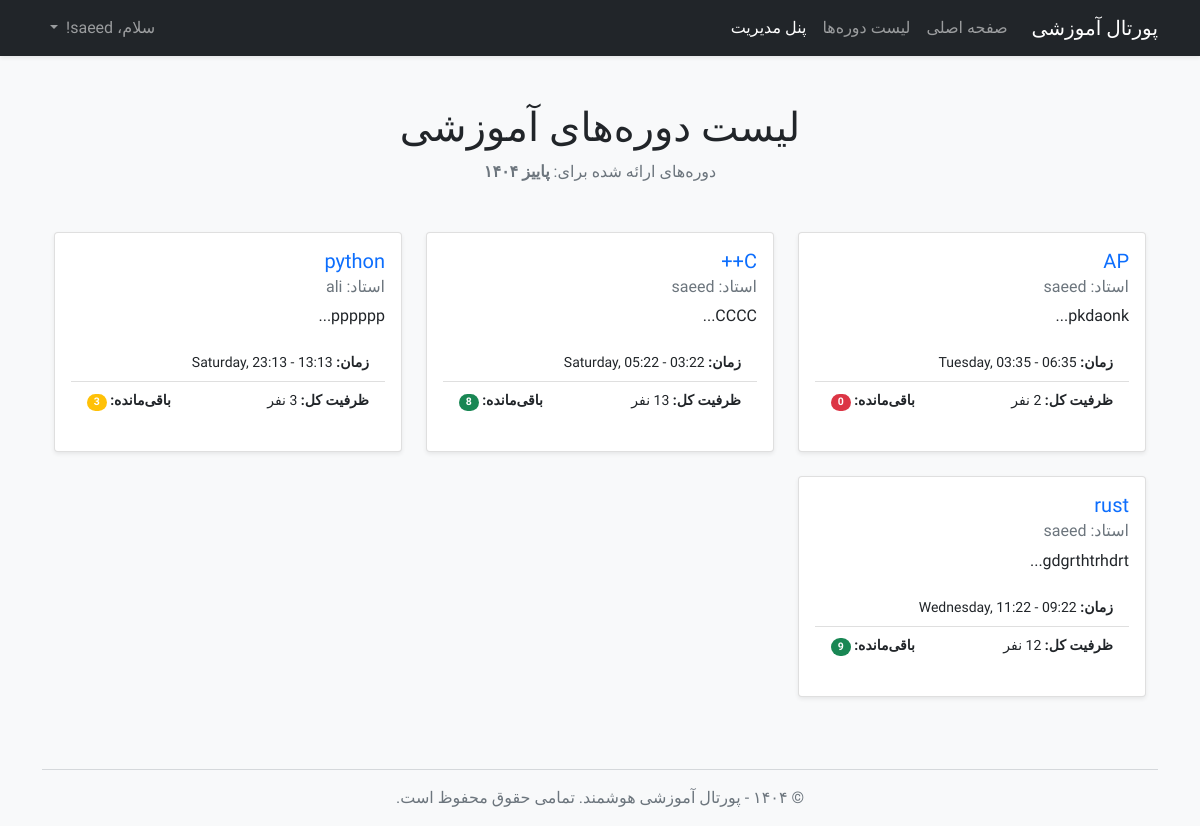
The app's page /courses (signed in) with its own data.
### app/models.py (models this page shows, shortened)
class User(UserMixin, db.Model):
    id = db.Column(db.Integer, primary_key=True)
    username = db.Column(db.String(64), index=True, unique=True, nullable=False)
    email = db.Column(db.String(120), index=True, unique=True, nullable=False)
    password_hash = db.Column(db.String(128))
    role = db.Column(db.String(20), nullable=False, default='student')
    enrollments = db.relationship('Enrollment', backref='student', lazy='dynamic', foreign_keys='Enrollment.user_id')
    taught_courses = db.relationship('Course', backref='instructor', lazy='dynamic',
                                     foreign_keys='Course.instructor_id')

class Term(db.Model):
    id = db.Column(db.Integer, primary_key=True)
    name = db.Column(db.String(140), nullable=False, unique=True)
    is_active = db.Column(db.Boolean, default=False, nullable=False)
    courses = db.relationship('Course', backref='term', lazy='dynamic')

class Course(db.Model):
    id = db.Column(db.Integer, primary_key=True)
    title = db.Column(db.String(140), nullable=False)
    description = db.Column(db.Text)
    credits = db.Column(db.Integer, nullable=False, default=3)
    day_of_week = db.Column(db.String(20), nullable=False)
    start_time = db.Column(db.Time, nullable=False)
    end_time = db.Column(db.Time, nullable=False)
    capacity = db.Column(db.Integer, default=20)
    instructor_id = db.Column(db.Integer, db.ForeignKey('user.id'))
    term_id = db.Column(db.Integer, db.ForeignKey('term.id'), nullable=False)
    enrollments = db.relationship('Enrollment', backref='course', lazy='dynamic', foreign_keys='Enrollment.course_id')
    prereqs = db.relationship(
        'Course', secondary=prerequisites,
        primaryjoin=(prerequisites.c.course_id == id),
        secondaryjoin=(prerequisites.c.prerequisite_id == id),
        backref=db.backref('is_prereq_for', lazy='dynamic'),
        lazy='dynamic'
    )

### app/routes.py (the view)
@app.route('/courses')
def courses():
    page = request.args.get('page', 1, type=int)
    active_term = Term.query.filter_by(is_active=True).first()
    pagination = None
    if not active_term:
        flash('در حال حاضر هیچ ترم فعالی برای ثبت‌نام وجود ندارد.', 'warning')
        all_courses = []
    else:
        pagination = Course.query.filter_by(term_id=active_term.id).options(db.joinedload(Course.instructor)).order_by(Course.title).paginate(page=page, per_page=6, error_out=False)
        all_courses = pagination.items
    enrollment_counts = {e.course_id: e.count for e in db.session.query(Enrollment.course_id, func.count(Enrollment.course_id).label('count')).group_by(Enrollment.course_id).all()}
    student_enrollments_ids = {e.course_id for e in current_user.enrollments} if current_user.is_authenticated and current_user.role == 'student' else set()
    return render_template('courses.html', title='لیست دوره‌ها', pagination=pagination, courses=all_courses, enrollment_counts=enrollment_counts, student_enrollments_ids=student_enrollments_ids, active_term=active_term)

### app/models.py (called while the page is built)
@login.user_loader
def load_user(id):
    return User.query.get(int(id))

### app/templates/courses.html (shortened to what this page needs)
{% extends "base.html" %}
{% block content %}
<div class="container py-4">
    <div class="text-center">
        <h1 class="mb-2">لیست دوره‌های آموزشی</h1>
        {% if active_term %}
            <p class="text-muted mb-5">دوره‌های ارائه شده برای: <span class="fw-bold">{{ active_term.name }}</span></p>
        {% endif %}
    </div>
    <div class="row row-cols-1 row-cols-md-2 row-cols-lg-3 g-4">
        {% for course in courses %}
        {% set enrolled_count = enrollment_counts.get(course.id, 0) %}
        {% set remaining_capacity = course.capacity - enrolled_count %}
        <div class="col">
            <div class="card h-100 shadow-sm card-hover">
                <div class="card-body d-flex flex-column">
                    <h5 class="card-title">
                        <a href="{{ url_for('course_detail', course_id=course.id) }}" class="text-decoration-none stretched-link">
                            {{ course.title }}
                        </a>
                    </h5>
                    <h6 class="card-subtitle mb-2 text-muted">استاد: {{ course.instructor.username }}</h6>
                    <p class="card-text flex-grow-1">{{ course.description[:80] }}...</p>
                    <ul class="list-group list-group-flush mb-3">
                        <li class="list-group-item small">
                            <strong>زمان:</strong> {{ course.day_of_week }}, {{ course.start_time.strftime('%H:%M') }} - {{ course.end_time.strftime('%H:%M') }}
                        </li>
                        <li class="list-group-item small d-flex justify-content-between">
                            <span><strong>ظرفیت کل:</strong> {{ course.capacity }} نفر</span>
                            <span><strong>باقی‌مانده:</strong>
                                <span class="badge bg-{% if remaining_capacity > 5 %}success{% elif remaining_capacity > 0 %}warning{% else %}danger{% endif %} rounded-pill">
                                    {{ remaining_capacity }}
                                </span>
                            </span>
                        </li>
                    </ul>
                </div>
            </div>
        </div>
        {% else %}
        <div class="col-12">
            <p class="text-center">در حال حاضر هیچ دوره‌ای برای نمایش وجود ندارد.</p>
        </div>
        {% endfor %}
    </div>
</div>
{% endblock %}

### app/templates/base.html (shortened to what this page needs)
<!doctype html>
<html lang="fa" dir="rtl">
<head>
    <link href="https://cdn.jsdelivr.net/npm/bootstrap@5.1.3/dist/css/bootstrap.rtl.min.css" rel="stylesheet">
    <link rel="stylesheet" href="{{ url_for('static', filename='css/style.css') }}">
</head>
<body class="bg-light">
    <nav class="navbar navbar-expand-lg navbar-dark bg-dark shadow-sm">
        <div class="container">
            <a class="navbar-brand" href="{{ url_for('home') }}">پورتال آموزشی</a>
            <div class="collapse navbar-collapse" id="navbarNav">
                <ul class="navbar-nav me-auto mb-2 mb-lg-0">
                    <li class="nav-item">
                        <a class="nav-link" href="{{ url_for('home') }}">صفحه اصلی</a>
                    </li>
                    <li class="nav-item">
                        <a class="nav-link" href="{{ url_for('courses') }}">لیست دوره‌ها</a>
                    </li>
                    {% if current_user.is_authenticated %}
                        <li class="nav-item">
                            <a class="nav-link active" href="{{ url_for('my_dashboard') }}">
                                {% if current_user.role == 'student' %}
                                    داشبورد من
                                {% else %}
                                    پنل مدیریت
                                {% endif %}
                            </a>
                        </li>
                    {% endif %}
                </ul>
                <ul class="navbar-nav ms-auto">
                    {% if current_user.is_anonymous %}
                    <li class="nav-item">
                        <a class="nav-link" href="{{ url_for('login') }}">ورود</a>
                    </li>
                    {% else %}
                    <li class="nav-item dropdown">
                        <a class="nav-link dropdown-toggle" href="#" id="navbarDropdown" role="button" data-bs-toggle="dropdown">
                            سلام، {{ current_user.username }}!
                        </a>
                    </li>
                    {% endif %}
                </ul>
            </div>
        </div>
    </nav>
    <main class="container mt-4">
        {% block content %}{% endblock %}
    </main>
    <footer class="container text-center mt-5 mb-3 text-muted">
        <hr>
        <p>&copy; ۱۴۰۴ - پورتال آموزشی هوشمند. تمامی حقوق محفوظ است.</p>
    </footer>
</body>
</html>

### app/static/css/style.css (style rules this page uses)
body { font-family: 'Vazirmatn', sans-serif; font-weight: 400; }

### records on screen
User: username "saeed"
Term: name "پاییز ۱۴۰۴"
Course: title "AP", instructor.username "saeed", description "pkdaonk", day_of_week "Tuesday", start_time "03:35", end_time "06:35", remaining_capacity "0"
Course: title "C++", instructor.username "saeed", description "CCCC", day_of_week "Saturday", start_time "05:22", end_time "03:22", remaining_capacity "8"
Course: title "python", instructor.username "ali", description "pppppp", day_of_week "Saturday", start_time "23:13", end_time "13:13", remaining_capacity "3"
Course: title "rust", instructor.username "saeed", description "gdgrthtrhdrt", day_of_week "Wednesday", start_time "11:22", end_time "09:22", remaining_capacity "9"
